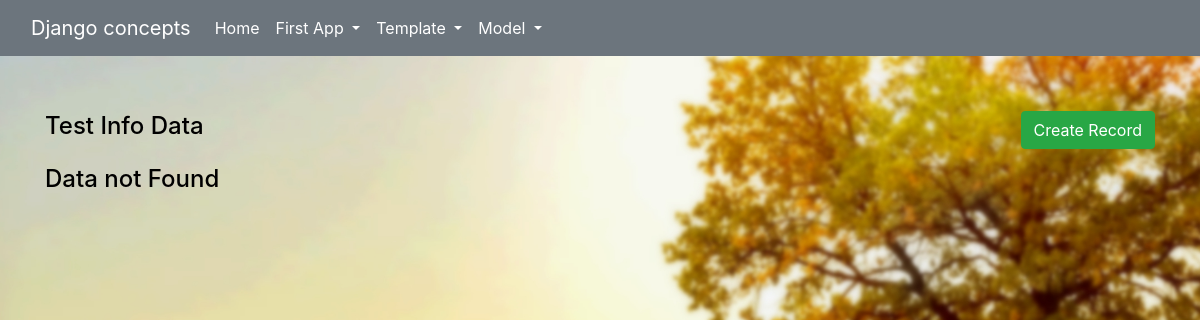
/classApp/listview/, run on an earlier commit of the app's database.
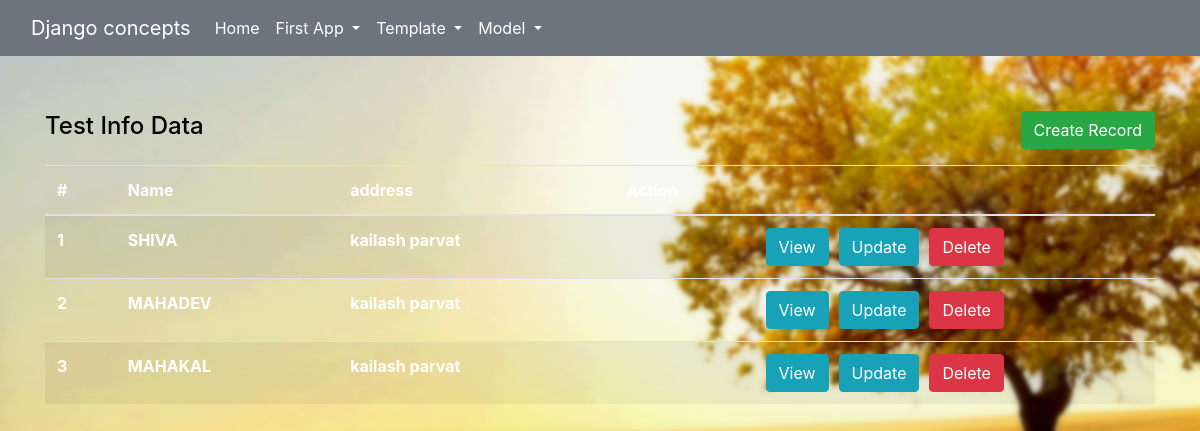
And on a later commit of the database.
### app_010_class_based_view/models.py (models this page shows, shortened)
class testInfo(models.Model):
    name = models.CharField(max_length=100)
    address = models.CharField(max_length=200)

### app_010_class_based_view/views.py (the view)
# urls.py: path('listview/', listView.as_view(), name="listview"),
class listView(ListView):
    context_object_name = 'testInfo_list'
    model = testInfo

### app_010_class_based_view/templates/app_010_class_based_view/testInfo_list.html (shortened to what this page needs)
{%extends 'base.html'%}
    {%block body%}
    <div class="d-flex justify-content-between align-items-end mb-3">
        <h4 class="mt-5">Test Info Data</h4>
        <a href="{%url 'createview'%}" class="btn btn-success">Create Record</a>
    </div>
    {% if testInfo_list %}
        <table class="table table-striped" style="color:white;">
            <thead>
                <tr>
                    <th scope="col">#</th>
                    <th scope="col">Name</th>
                    <th scope="col">address</th>
                    <th scope="col"> Action </th>
                </tr>
            </thead>
            <tbody>
                {% for value in testInfo_list %}
                <tr>
                    <th scope="row">{{forloop.counter}}</th>
                    <th scope="row">{{value.name | upper}}</th>
                    <th scope="row">{{value.address}}</th>
                    <th>
                        <div class="d-flex justify-content-center" style="gap: 10px;">
                            <a href="{%url 'detailview' value.id %}" class="btn btn-info">View</a>
                            <a href="{%url 'updaterecord' value.id %}" class="btn btn-info">Update</a>
                            <a href="{%url 'deleterecord' value.id %}" class="btn btn-danger">Delete</a>
                        </div>
                    </th>
                </tr>
                {% endfor %}
            </tbody>
        </table>
    {% else %}
    <h4> Data not Found</h4>
    {% endif %}
    {%endblock body%}

### templates/base.html (shortened to what this page needs)
<!DOCTYPE html>
{% load static%}
<html>
    <head>
        <link href="{%static 'css/bootstrap.css'%}" rel="stylesheet">
        <link href="{%static 'css/base.css'%}" rel="stylesheet">
    </head>
    <body>
        <nav class="navbar navbar-expand-lg fixed-top bg-body-tertiary navbar bg-secondary" data-bs-theme="dark">
            <div class="container-fluid">
                <a class="navbar-brand" href="#">Django concepts</a>
                <div class="collapse navbar-collapse" id="navbarSupportedContent">
                    <ul class="navbar-nav me-auto mb-2 mb-lg-0">
                        <li class="nav-item">
                            <a class="nav-link active" aria-current="page" href="{%url 'home'%}">Home</a>
                        </li>
                        <li class="nav-item dropdown">
                            <a class="nav-link dropdown-toggle" href="#" role="button" data-bs-toggle="dropdown" aria-expanded="false">
                                First App
                            </a>
                        </li>
                        <li class="nav-item dropdown">
                            <a class="nav-link dropdown-toggle" href="#" role="button" data-bs-toggle="dropdown" aria-expanded="false">
                                Template
                            </a>
                        </li>
                        <li class="nav-item dropdown">
                            <a class="nav-link dropdown-toggle" href="#" role="button" data-bs-toggle="dropdown" aria-expanded="false">
                                Model
                            </a>
                        </li>
                    </ul>
                </div>
            </div>
        </nav><br><br>
        <div class="container mt-3">
            {% block body %}
            {% endblock body%}
        </div>
    </body>
</html>

### static/css/base.css (style rules this page uses)
html, body { margin: 0; padding: 0; width: 100%; min-height: 100%; }
body { background-image: url(../images/ak2.jpg); background-size:cover; background-position: center; background-attachment: fixed; color: rgba(var(--bs-dark-rgb),var(--bs-text-opacity))!important }
a, a:hover { color: white; }

What changed in the data, as far as the page shows it:
added testInfo: name "SHIVA", address "kailash parvat"
added testInfo: name "MAHADEV", address "kailash parvat"
added testInfo: name "MAHAKAL", address "kailash parvat"
Also different on the page:
text no longer shown: "Data not Found"
text now shown: "# Name address"
